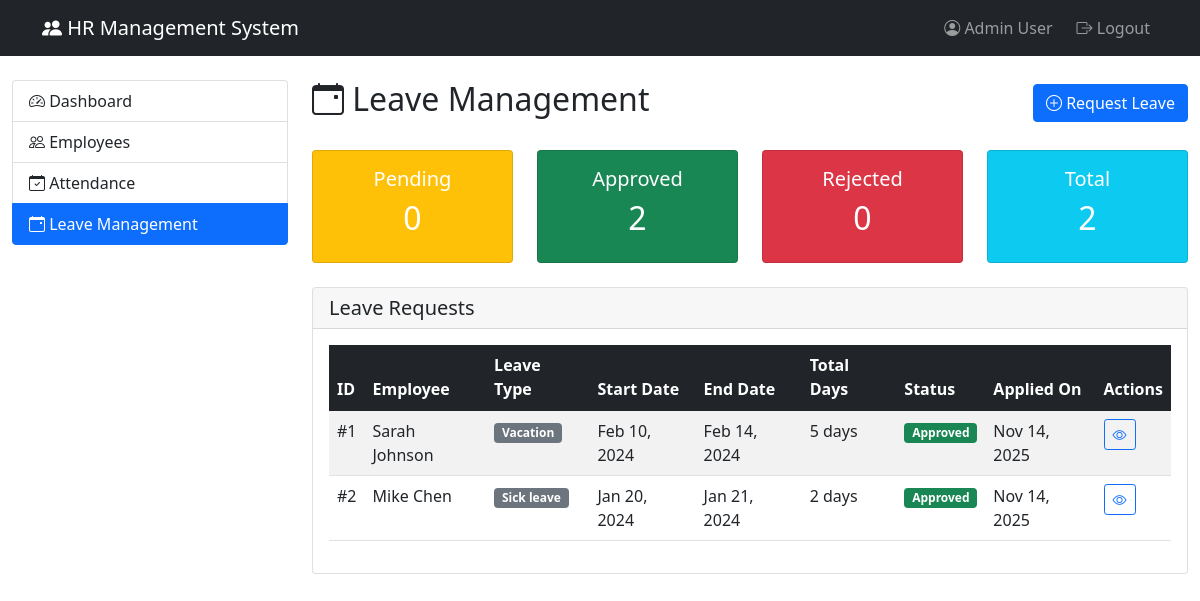
/leaves.php (signed in), run on the app's committed database.
### tables this page shows
CREATE TABLE `leave_requests` (
  `leave_id` int(11) NOT NULL,
  `emp_id` int(11) NOT NULL,
  `leave_type` enum('sick_leave','vacation','personal','maternity','paternity','emergency') DEFAULT 'vacation',
  `start_date` date NOT NULL,
  `end_date` date NOT NULL,
  `total_days` int(11) DEFAULT NULL,
  `reason` text DEFAULT NULL,
  `status` enum('pending','approved','rejected','cancelled') DEFAULT 'pending',
  `approved_by` int(11) DEFAULT NULL,
  `approved_date` date DEFAULT NULL,
  `comments` text DEFAULT NULL,
  `created_at` timestamp NOT NULL DEFAULT current_timestamp()
);

CREATE TABLE `employees` (
  `emp_id` int(11) NOT NULL,
  `first_name` varchar(50) NOT NULL,
  `last_name` varchar(50) NOT NULL,
  `email` varchar(100) NOT NULL,
  `phone` varchar(20) DEFAULT NULL,
  `address` text DEFAULT NULL,
  `date_of_birth` date DEFAULT NULL,
  `gender` enum('Male','Female','Other') DEFAULT NULL,
  `hire_date` date NOT NULL,
  `job_title` varchar(100) DEFAULT NULL,
  `dept_id` int(11) DEFAULT NULL,
  `salary` decimal(10,2) DEFAULT NULL,
  `password_hash` varchar(255) NOT NULL,
  `user_role` enum('admin','manager','employee') DEFAULT 'employee',
  `status` enum('active','inactive','on_leave','terminated') DEFAULT 'active',
  `emergency_contact_name` varchar(100) DEFAULT NULL,
  `emergency_contact_phone` varchar(20) DEFAULT NULL,
  `profile_picture` varchar(255) DEFAULT NULL,
  `created_at` timestamp NOT NULL DEFAULT current_timestamp(),
  `updated_at` timestamp NOT NULL DEFAULT current_timestamp() ON UPDATE current_timestamp()
);

### leaves.php (the view, shortened to what this page needs)
<?php
require_once 'includes/config.php';
try {
    if ($_SESSION['role'] == 'admin' || $_SESSION['role'] == 'manager') {
        $stmt = $pdo->query("
            SELECT lr.*, e.first_name, e.last_name, e.email
            FROM leave_requests lr
            JOIN employees e ON lr.emp_id = e.emp_id
            ORDER BY lr.created_at DESC
        ");
    }
    $leave_requests = $stmt->fetchAll(PDO::FETCH_ASSOC);
} catch(PDOException $e) {
    $error = "Error loading leave requests: " . $e->getMessage();
}
?>
<!DOCTYPE html>
<html lang="en">
<head>
    <link href="https://cdn.jsdelivr.net/npm/bootstrap@5.1.3/dist/css/bootstrap.min.css" rel="stylesheet">
    <link rel="stylesheet" href="https://cdn.jsdelivr.net/npm/bootstrap-icons@1.8.1/font/bootstrap-icons.css">
</head>
<body>
    <nav class="navbar navbar-expand-lg navbar-dark bg-dark">
        <div class="container">
            <a class="navbar-brand" href="dashboard.php">
                <i class="bi bi-people-fill"></i> HR Management System
            </a>
            <div class="navbar-nav ms-auto">
                <span class="navbar-text me-3">
                    <i class="bi bi-person-circle"></i>
                    <?php echo $_SESSION['user_name']; ?>
                </span>
                <a class="nav-link" href="logout.php">
                    <i class="bi bi-box-arrow-right"></i> Logout
                </a>
            </div>
        </div>
    </nav>
    <div class="container-fluid mt-4">
        <div class="row">
            <div class="col-md-3">
                <div class="list-group">
                    <a href="dashboard.php" class="list-group-item list-group-item-action">
                        <i class="bi bi-speedometer2"></i> Dashboard
                    </a>
                    <a href="employees.php" class="list-group-item list-group-item-action">
                        <i class="bi bi-people"></i> Employees
                    </a>
                    <a href="attendance.php" class="list-group-item list-group-item-action">
                        <i class="bi bi-calendar-check"></i> Attendance
                    </a>
                    <a href="leaves.php" class="list-group-item list-group-item-action active">
                        <i class="bi bi-calendar-event"></i> Leave Management
                    </a>
                </div>
            </div>
            <div class="col-md-9">
                <div class="d-flex justify-content-between align-items-center mb-4">
                    <h2><i class="bi bi-calendar-event"></i> Leave Management</h2>
                    <button class="btn btn-primary" data-bs-toggle="modal" data-bs-target="#addLeaveModal">
                        <i class="bi bi-plus-circle"></i> Request Leave
                    </button>
                </div>
                <div class="row mb-4">
                    <div class="col-md-3">
                        <div class="card bg-warning text-white">
                            <div class="card-body text-center">
                                <h5>Pending</h5>
                                <h2><?php echo count(array_filter($leave_requests, function($lr) { return $lr['status'] == 'pending'; })); ?></h2>
                            </div>
                        </div>
                    </div>
                    <div class="col-md-3">
                        <div class="card bg-success text-white">
                            <div class="card-body text-center">
                                <h5>Approved</h5>
                                <h2><?php echo count(array_filter($leave_requests, function($lr) { return $lr['status'] == 'approved'; })); ?></h2>
                            </div>
                        </div>
                    </div>
                    <div class="col-md-3">
                        <div class="card bg-danger text-white">
                            <div class="card-body text-center">
                                <h5>Rejected</h5>
                                <h2><?php echo count(array_filter($leave_requests, function($lr) { return $lr['status'] == 'rejected'; })); ?></h2>
                            </div>
                        </div>
                    </div>
                    <div class="col-md-3">
                        <div class="card bg-info text-white">
                            <div class="card-body text-center">
                                <h5>Total</h5>
                                <h2><?php echo count($leave_requests); ?></h2>
                            </div>
                        </div>
                    </div>
                </div>
                <div class="card">
                    <div class="card-header">
                        <h5 class="card-title mb-0">Leave Requests</h5>
                    </div>
                    <div class="card-body">
                        <div class="table-responsive">
                            <table class="table table-striped table-hover">
                                <thead class="table-dark">
                                    <tr>
                                        <th>ID</th>
                                        <th>Employee</th>
                                        <th>Leave Type</th>
                                        <th>Start Date</th>
                                        <th>End Date</th>
                                        <th>Total Days</th>
                                        <th>Status</th>
                                        <th>Applied On</th>
                                        <th>Actions</th>
                                    </tr>
                                </thead>
                                <tbody>
                                    <?php foreach($leave_requests as $leave): ?>
                                    <tr>
                                        <td>#<?php echo $leave['leave_id']; ?></td>
                                        <td><?php echo $leave['first_name'] . ' ' . $leave['last_name']; ?></td>
                                        <td>
                                            <span class="badge bg-secondary">
                                                <?php echo ucfirst(str_replace('_', ' ', $leave['leave_type'])); ?>
                                            </span>
                                        </td>
                                        <td><?php echo date('M j, Y', strtotime($leave['start_date'])); ?></td>
                                        <td><?php echo date('M j, Y', strtotime($leave['end_date'])); ?></td>
                                        <td><?php echo $leave['total_days']; ?> days</td>
                                        <td>
                                            <span class="badge bg-<?php
                                                echo $leave['status'] == 'approved' ? 'success' :
                                                    ($leave['status'] == 'pending' ? 'warning' : 'danger');
                                            ?>">
                                                <?php echo ucfirst($leave['status']); ?>
                                            </span>
                                        </td>
                                        <td><?php echo date('M j, Y', strtotime($leave['created_at'])); ?></td>
                                        <td>
                                            <button class="btn btn-sm btn-outline-primary view-leave"
                                                    data-bs-toggle="modal"
                                                    data-bs-target="#viewLeaveModal"
                                                    data-leave='<?php echo json_encode($leave); ?>'>
                                                <i class="bi bi-eye"></i>
                                            </button>
                                        </td>
                                    </tr>
                                    <?php endforeach; ?>
                                </tbody>
                            </table>
                        </div>
                    </div>
                </div>
            </div>
        </div>
    </div>
</body>
</html>

### data on the page
leave_requests: leave_id "1", emp.first_name "Sarah", emp.last_name "Johnson", leave_type "Vacation", start_date "Feb 10, 2024", end_date "Feb 14, 2024", total_days "5", status "Approved", created_at "Nov 14, 2025"
leave_requests: leave_id "2", emp.first_name "Mike", emp.last_name "Chen", leave_type "Sick leave", start_date "Jan 20, 2024", end_date "Jan 21, 2024", total_days "2", status "Approved", created_at "Nov 14, 2025"

### other printed values
$_SESSION['user_name'] "Admin User"
count($leave_requests) "2"
